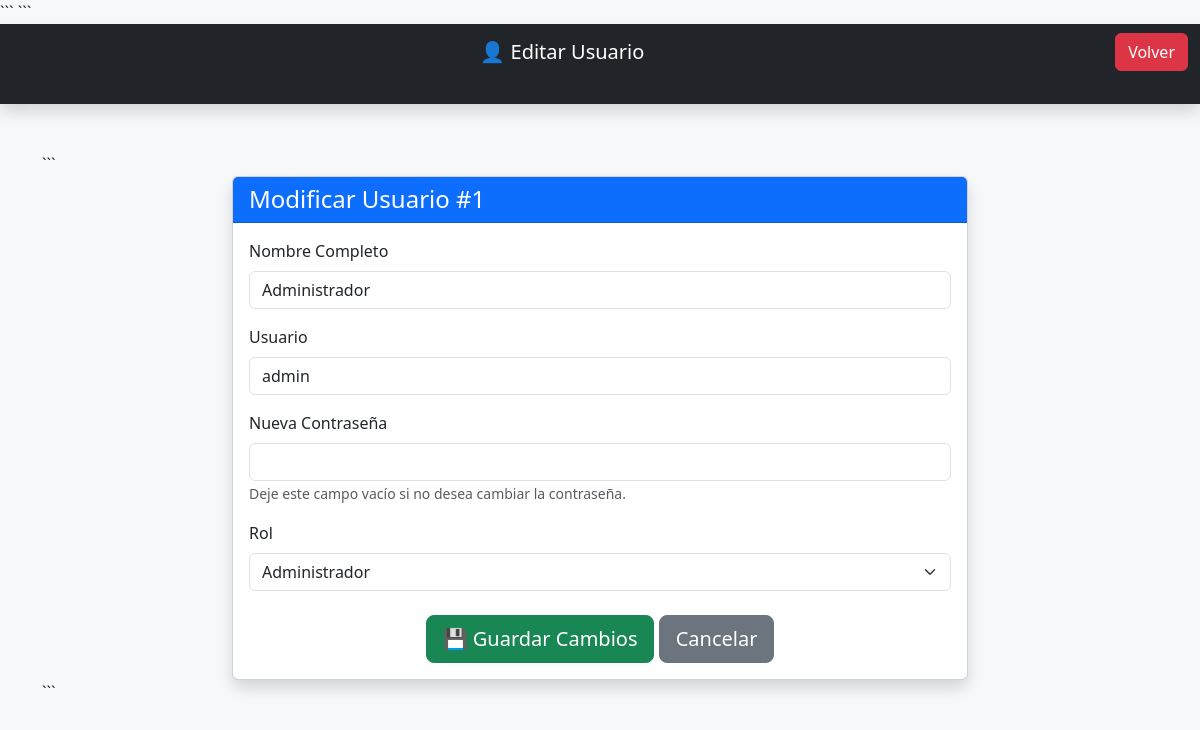
The app's page /usuarios/editar/1 (signed in) with its own data.
### models.py (models this page shows)
class Usuario(UserMixin, db.Model):
    __tablename__ = "usuarios"
    id = db.Column(db.Integer, primary_key=True)
    usuario = db.Column(db.String(50), unique=True)
    password = db.Column(db.String(255))
    nombre = db.Column(db.String(100))
    rol = db.Column(db.String(20))

### app.py (the view, shortened to what this page needs)
@app.route("/usuarios/editar/<int:id>", methods=["GET", "POST"])
@login_required
def editar_usuario(id):
    if current_user.rol != "Administrador":
        return "No tiene permisos."
    usuario = Usuario.query.get_or_404(id)
    return render_template(
        "editar_usuario.html",
        usuario=usuario
    )

### app.py (called while the page is built)
@login_manager.user_loader
def load_user(user_id):
    return Usuario.query.get(int(user_id))

### templates/editar_usuario.html (shortened to what this page needs)
<!DOCTYPE html>
<html>
<head>
<link
    href="https://cdn.jsdelivr.net/npm/bootstrap@5.3.3/dist/css/bootstrap.min.css"
    rel="stylesheet">
```
</head>
<body class="bg-light">
<nav class="navbar navbar-dark bg-dark shadow">
    <div class="container-fluid">
    <span class="navbar-brand">
        👤 Editar Usuario
    </span>
    <a
        href="{{ url_for('usuarios') }}"
        class="btn btn-danger">
        Volver
    </a>
</div>
</nav>
<div class="container mt-5">
```
<div class="row justify-content-center">
    <div class="col-12 col-md-8">
        <div class="card shadow">
            <div class="card-header bg-primary text-white">
                <h4 class="mb-0">
                    Modificar Usuario #{{ usuario.id }}
                </h4>
            </div>
            <div class="card-body">
                <form method="POST">
                    <div class="mb-3">
                        <label class="form-label">
                            Nombre Completo
                        </label>
                        <input
                            type="text"
                            name="nombre"
                            class="form-control"
                            value="{{ usuario.nombre }}"
                            required>
                    </div>
                    <div class="mb-3">
                        <label class="form-label">
                            Usuario
                        </label>
                        <input
                            type="text"
                            name="usuario"
                            class="form-control"
                            value="{{ usuario.usuario }}"
                            required>
                    </div>
                    <div class="mb-3">
                        <label class="form-label">
                            Nueva Contraseña
                        </label>
                        <input
                            type="password"
                            name="password"
                            class="form-control">
                        <small class="text-muted">
                            Deje este campo vacío si no desea cambiar la contraseña.
                        </small>
                    </div>
                    <div class="mb-4">
                        <label class="form-label">
                            Rol
                        </label>
                        <select
                            name="rol"
                            class="form-select">
                            <option
                                value="Administrador"
                                {% if usuario.rol=="Administrador" %}
                                selected
                                {% endif %}>
                                Administrador
                            </option>
                        </select>
                    </div>
                    <div class="text-center">
                        <button
                            type="submit"
                            class="btn btn-success btn-lg">
                            💾 Guardar Cambios
                        </button>
                        <a
                            href="{{ url_for('usuarios') }}"
                            class="btn btn-secondary btn-lg">
                            Cancelar
                        </a>
                    </div>
                </form>
            </div>
        </div>
    </div>
</div>
```
</div>
</body>
</html>

### records on screen
Usuario: id "1", nombre "Administrador", usuario "admin", rol "Administrador"
